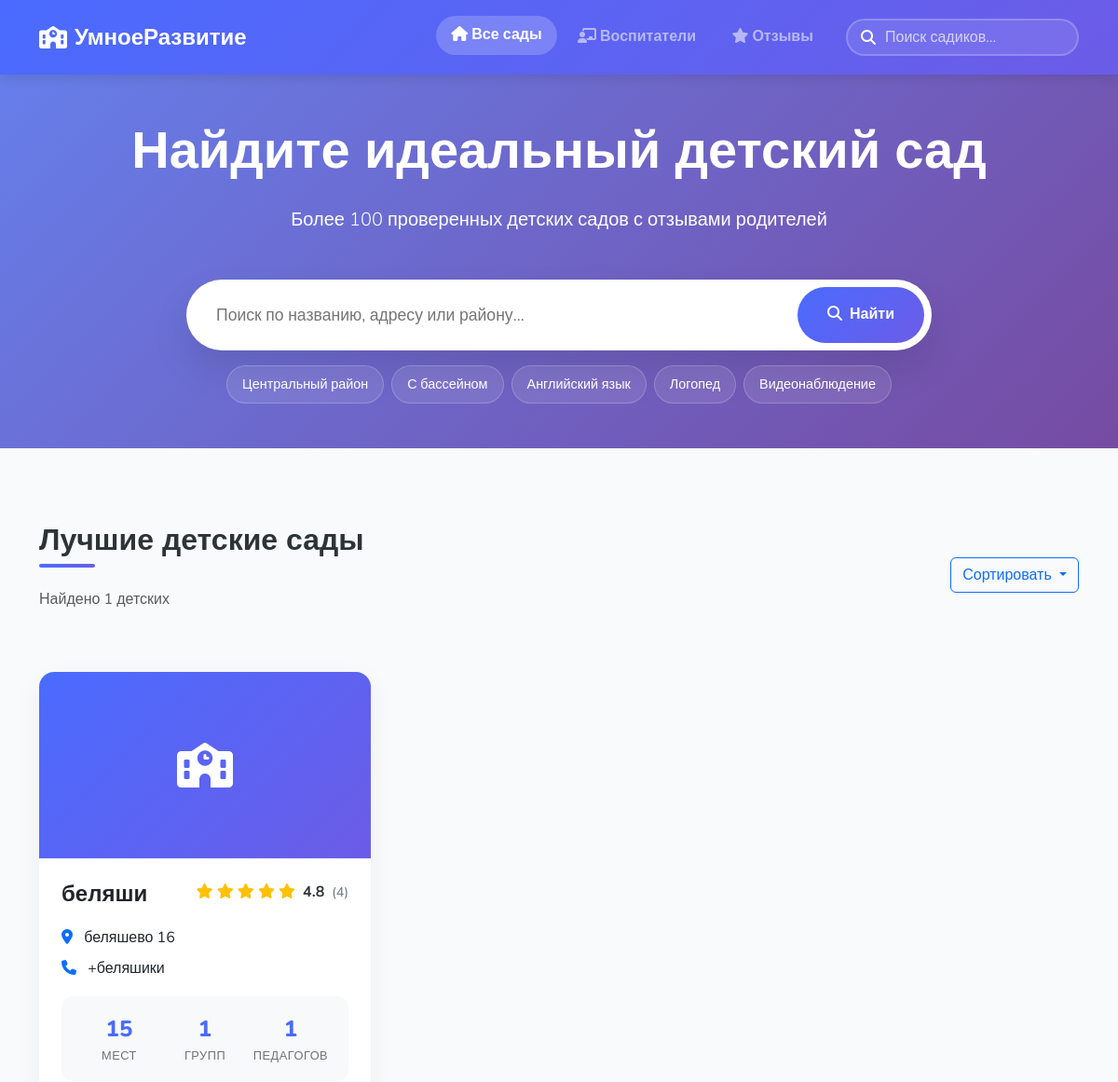
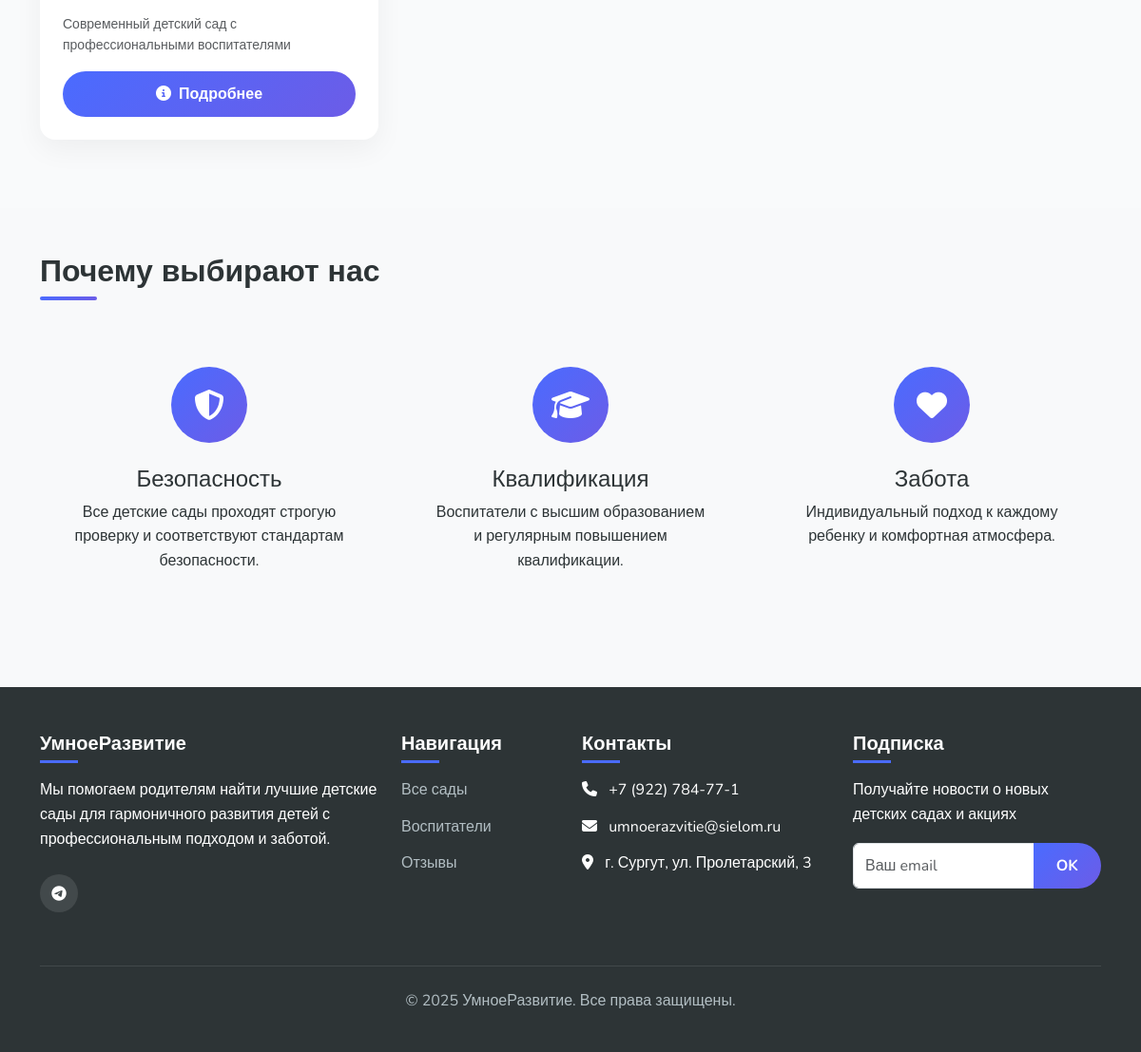
The page / on the database its author committed (2 pictures, top to bottom).
### app/models.py (models this page shows, shortened)
class Kindergarten(models.Model):
    name = models.CharField(max_length=200, verbose_name='Название')
    address = models.CharField(max_length=300, verbose_name='Адрес')
    phone = models.CharField(max_length=20, blank=True, verbose_name='Телефон')
    capacity = models.IntegerField(verbose_name='Вместимость', validators=[MinValueValidator(1)])
    established_at = models.DateField(verbose_name='Дата основания')
    description = models.TextField(blank=True, verbose_name='Описание')
    features = models.TextField(
        blank=True,
        verbose_name='Особенности',
        help_text='Каждая особенность с новой строки'
    )
    is_recommended = models.BooleanField(default=False, verbose_name='Рекомендуемый')
    class Meta:
        ordering = ['name']
        verbose_name = 'Детский сад'
        verbose_name_plural = 'Детские сады'

### app/views.py (the view, shortened to what this page needs)
# urls.py: path('', views.kindergarten_list, name='kindergarten_list'),
def kindergarten_list(request):
    kindergartens = Kindergarten.objects.annotate(
        avg_rating_value=Avg('review__rating'),
        groups_count_value=Count('group', distinct=True),
        teachers_count_value=Count('kindergartenteacher', distinct=True),
        reviews_count=Count('review', distinct=True)
    )
    search_query = request.GET.get('search', '')
    sort_by = request.GET.get('sort', '')
    if sort_by == 'rating':
        kindergartens = kindergartens.order_by('-avg_rating_value')
    elif sort_by == 'name':
        kindergartens = kindergartens.order_by('name')
    elif sort_by == 'capacity':
        kindergartens = kindergartens.order_by('-capacity')
    elif sort_by == 'recommended':
        kindergartens = kindergartens.order_by('-is_recommended', 'name')
    else:
        kindergartens = kindergartens.order_by('-is_recommended', '-avg_rating_value')
    context = {
        'kindergartens': kindergartens,
        'search_query': search_query,
    }
    return render(request, 'kindergarten_list.html', context)

### app/templates/kindergarten_list.html (shortened to what this page needs)
{% extends 'base.html' %}
{% block content %}
<section class="search-hero">
    <div class="container">
        <h1 class="display-4 fw-bold text-center mb-4">Найдите идеальный детский сад</h1>
        <p class="lead text-center mb-5">Более 100 проверенных детских садов с отзывами родителей</p>
        <form method="GET" action="{% url 'kindergarten_list' %}" class="search-box">
            <div class="search-input-group">
                <input type="text" name="search" class="search-main-input"
                       placeholder="Поиск по названию, адресу или району..."
                       value="{{ request.GET.search|default:'' }}">
                <button type="submit" class="search-button">
                    <i class="fas fa-search me-2"></i>Найти
                </button>
            </div>
            {% if request.GET.search %}
            <div class="text-center mt-3">
                <a href="{% url 'kindergarten_list' %}" class="text-white">
                    <i class="fas fa-times me-1"></i>Сбросить поиск
                </a>
            </div>
            {% else %}
            <div class="search-suggestions">
                <span class="search-tag" onclick="setSearch('Центральный район')">Центральный район</span>
                <span class="search-tag" onclick="setSearch('с бассейном')">С бассейном</span>
                <span class="search-tag" onclick="setSearch('английский язык')">Английский язык</span>
                <span class="search-tag" onclick="setSearch('логопед')">Логопед</span>
                <span class="search-tag" onclick="setSearch('видеонаблюдение')">Видеонаблюдение</span>
            </div>
            {% endif %}
        </form>
    </div>
</section>
<section class="py-5">
    <div class="container">
        <div class="d-flex justify-content-between align-items-center mb-5">
            <div>
                <h2 class="section-title">
                    {% if request.GET.search %}
                    Результаты поиска "{{ request.GET.search }}"
                    {% else %}
                    Лучшие детские сады
                    {% endif %}
                </h2>
                <p class="text-muted">
                    {% if kindergartens|length == 0 %}
                    Не найдено детских садов по вашему запросу
                    {% else %}
                    Найдено {{ kindergartens|length }} детских {{ kindergartens|length|pluralize:"сад,сада,садов" }}
                    {% endif %}
                </p>
            </div>
            {% if kindergartens %}
            <div class="dropdown">
                <button class="btn btn-outline-primary dropdown-toggle" type="button" data-bs-toggle="dropdown">
                    Сортировать
                </button>
            </div>
            {% endif %}
        </div>
        {% if kindergartens %}
        <div class="row">
            {% for kindergarten in kindergartens %}
            <div class="col-lg-4 col-md-6 mb-4">
                <div class="card kindergarten-card h-100">
                    <div style="height: 200px; background: linear-gradient(135deg, #4a6bff, #6c5ce7); display: flex; align-items: center; justify-content: center;">
                        <i class="fas fa-school fa-3x text-white"></i>
                    </div>
                    <div class="card-body p-4">
                        <div class="d-flex justify-content-between align-items-start mb-3">
                            <h4 class="card-title fw-bold mb-1">{{ kindergarten.name }}</h4>
                            <div class="rating">
                                <div class="rating-stars">
                                    {% with rating=kindergarten.avg_rating_value|default:0 %}
                                    {% for i in "12345" %}
                                        {% if forloop.counter <= rating|floatformat:0|add:0 %}
                                        <i class="fas fa-star"></i>
                                        {% elif forloop.counter|add:-0.5 <= rating %}
                                        <i class="fas fa-star-half-alt"></i>
                                        {% else %}
                                        <i class="far fa-star"></i>
                                        {% endif %}
                                    {% endfor %}
                                    {% endwith %}
                                </div>
                                <span class="rating-value">{{ kindergarten.avg_rating_value|floatformat:1|default:"0.0" }}</span>
                                <span class="rating-count">({{ kindergarten.reviews_count|default:0 }})</span>
                            </div>
                        </div>
                        <div class="kindergarten-info mb-3">
                            <p class="mb-2 text-truncate">
                                <i class="fas fa-map-marker-alt text-primary me-2"></i>
                                {{ kindergarten.address }}
                            </p>
                            <p class="mb-2">
                                <i class="fas fa-phone text-primary me-2"></i>
                                {{ kindergarten.phone|default:"Не указан" }}
                            </p>
                        </div>
                        <div class="stats-container mb-3">
                            <div class="stat-item">
                                <div class="stat-value">{{ kindergarten.capacity }}</div>
                                <div class="stat-label">мест</div>
                            </div>
                            <div class="stat-item">
                                <div class="stat-value">{{ kindergarten.groups_count_value|default:0 }}</div>
                                <div class="stat-label">групп</div>
                            </div>
                            <div class="stat-item">
                                <div class="stat-value">{{ kindergarten.teachers_count_value|default:0 }}</div>
                                <div class="stat-label">педагогов</div>
                            </div>
                        </div>
                        <p class="text-muted small mb-3">
                            {% if kindergarten.description %}
                            {{ kindergarten.description|truncatewords:20 }}
                            {% else %}
                            Современный детский сад с профессиональными воспитателями
                            {% endif %}
                        </p>
                        <div class="d-grid gap-2">
                            <a href="{% url 'kindergarten_detail' kindergarten.pk %}" class="btn btn-primary">
                                <i class="fas fa-info-circle me-2"></i>Подробнее
                            </a>
                        </div>
                    </div>
                </div>
            </div>
            {% endfor %}
        </div>
        {% endif %}
    </div>
</section>
<section class="py-5 bg-light">
    <div class="container">
        <h2 class="section-title text-center mb-5">Почему выбирают нас</h2>
        <div class="row">
            <div class="col-md-4 mb-4">
                <div class="feature-card">
                    <div class="feature-icon">
                        <i class="fas fa-shield-alt"></i>
                    </div>
                    <h4>Безопасность</h4>
                    <p>Все детские сады проходят строгую проверку и соответствуют стандартам безопасности.</p>
                </div>
            </div>
            <div class="col-md-4 mb-4">
                <div class="feature-card">
                    <div class="feature-icon">
                        <i class="fas fa-graduation-cap"></i>
                    </div>
                    <h4>Квалификация</h4>
                    <p>Воспитатели с высшим образованием и регулярным повышением квалификации.</p>
                </div>
            </div>
            <div class="col-md-4 mb-4">
                <div class="feature-card">
                    <div class="feature-icon">
                        <i class="fas fa-heart"></i>
                    </div>
                    <h4>Забота</h4>
                    <p>Индивидуальный подход к каждому ребенку и комфортная атмосфера.</p>
                </div>
            </div>
        </div>
    </div>
</section>
{% endblock %}

### app/templates/base.html (style rules this page uses)
:root { --primary: #4a6bff; --primary-dark: #3a56d4; --secondary: #ff7b4a; --accent: #6c5ce7; --light: #f8f9fa; --dark: #2d3436; --success: #00b894; --warning: #fdcb6e; --gradient: linear-gradient(135deg, var(--primary), var(--accent)); }
* { margin: 0; padding: 0; box-sizing: border-box; }
body { font-family: 'Nunito', sans-serif; background-color: #f9fafb; color: var(--dark); line-height: 1.6; display: flex; flex-direction: column; min-height: 100vh; }
.btn-primary { background: var(--gradient); border: none; border-radius: 50px; padding: 0.75rem 1.5rem; font-weight: 700; transition: all 0.3s ease; }
.section-title { font-weight: 800; color: var(--dark); margin-bottom: 2rem; position: relative; display: inline-block; }
.section-title::after { content: ''; position: absolute; bottom: -10px; left: 0; width: 60px; height: 4px; background: var(--gradient); border-radius: 2px; }
.card { border: none; border-radius: 16px; box-shadow: 0 10px 30px rgba(0, 0, 0, 0.05); transition: all 0.3s ease; overflow: hidden; }
.search-hero { background: linear-gradient(135deg, #667eea 0%, #764ba2 100%); color: white; padding: 3rem 0; margin-bottom: 2rem; }
.search-box { max-width: 800px; margin: 0 auto; position: relative; }
.search-input-group { background: white; border-radius: 100px; padding: 0.5rem; box-shadow: 0 20px 40px rgba(0, 0, 0, 0.1); display: flex; }
.search-main-input { flex: 1; border: none; padding: 1rem 1.5rem; font-size: 1.1rem; outline: none; border-radius: 100px 0 0 100px; }
.search-button { background: var(--gradient); color: white; border: none; padding: 1rem 2rem; border-radius: 100px; font-weight: 700; transition: all 0.3s ease; }
.search-suggestions { display: flex; flex-wrap: wrap; gap: 0.5rem; margin-top: 1rem; justify-content: center; }
.search-tag { background: rgba(255, 255, 255, 0.1); color: white; padding: 0.5rem 1rem; border-radius: 50px; font-size: 0.9rem; cursor: pointer; transition: all 0.3s ease; border: 1px solid rgba(255, 255, 255, 0.2); }
.rating { display: flex; align-items: center; }
.rating-stars { color: #ffc107; }
.rating-value { font-weight: 700; margin-left: 0.5rem; color: var(--dark); }
.rating-count { color: #6c757d; font-size: 0.9rem; margin-left: 0.5rem; }
.kindergarten-card { position: relative; height: 100%; }
.stats-container { display: flex; justify-content: space-around; text-align: center; background: var(--light); border-radius: 12px; padding: 1rem; margin: 1rem 0; }
.stat-item { flex: 1; }
.stat-value { font-size: 1.5rem; font-weight: 800; color: var(--primary); }
.stat-label { font-size: 0.8rem; color: #6c757d; text-transform: uppercase; letter-spacing: 0.5px; }
.feature-card { text-align: center; padding: 2rem; }
.feature-icon { width: 80px; height: 80px; background: var(--gradient); border-radius: 50%; display: flex; align-items: center; justify-content: center; margin: 0 auto 1.5rem; font-size: 2rem; color: white; }

### rows shown on the page
Kindergarten: name "беляши", avg_rating_value "4.8", reviews_count "4", address "беляшево 16", phone "+беляшики", capacity "15", groups_count_value "1", teachers_count_value "1", shows "Современный детский сад с профессиональными воспитателями"

### other values the page prints
{{ kindergartens|length }} "1"
